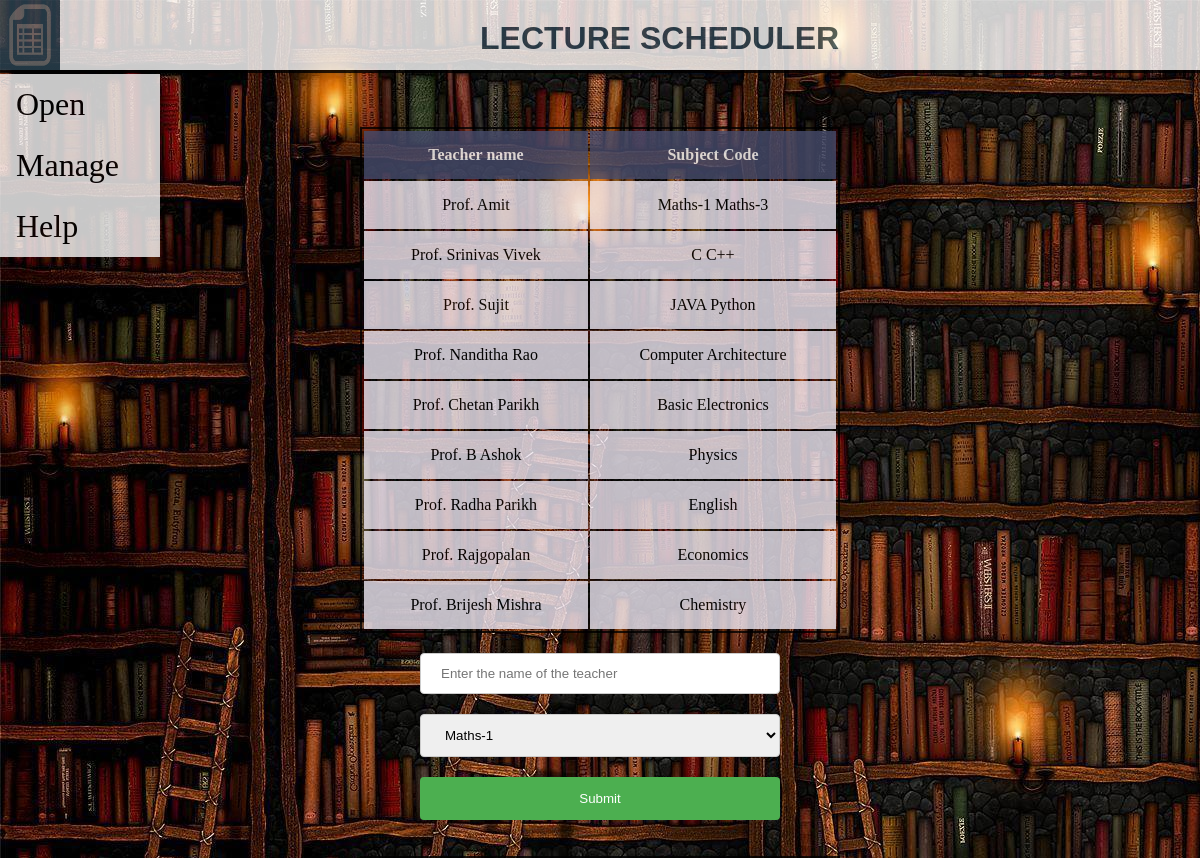
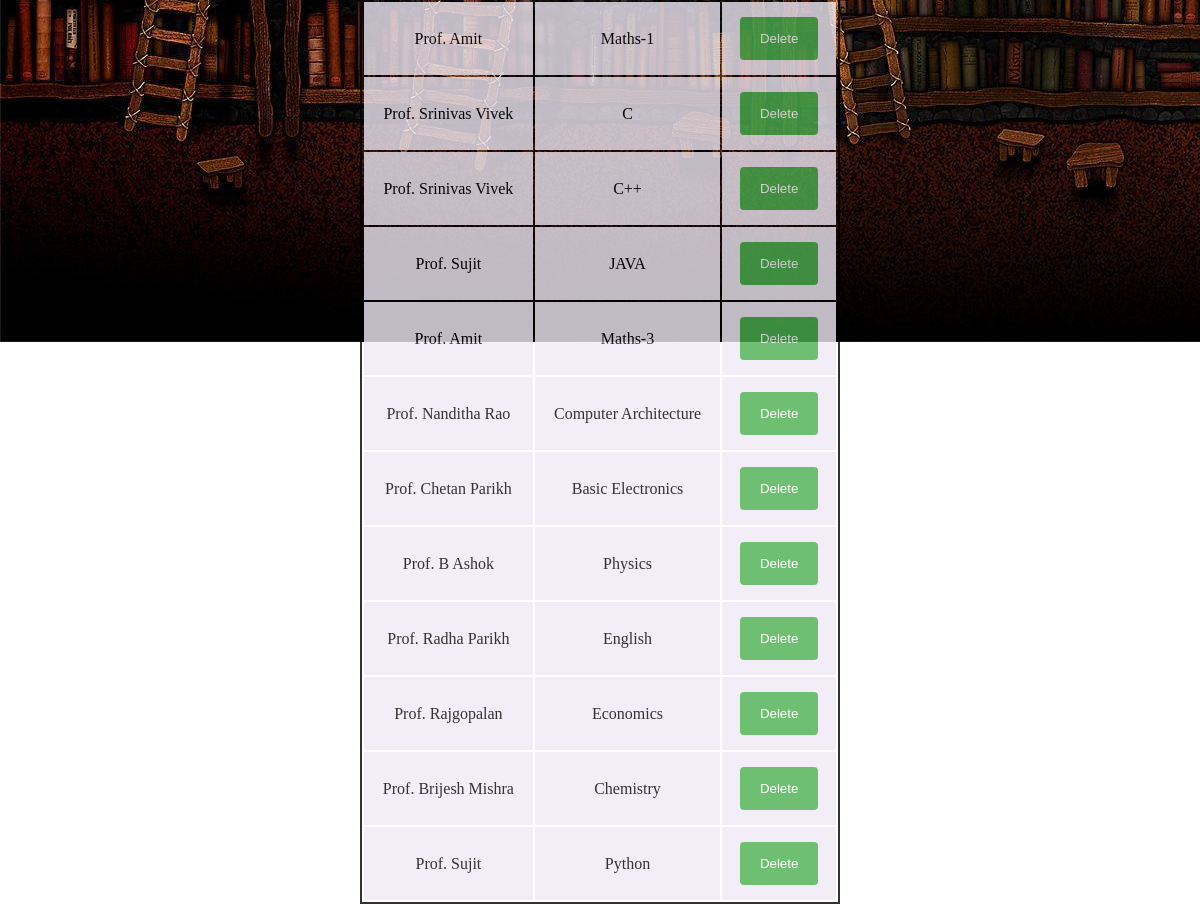
The page /teachers on the database its author committed (2 pictures, top to bottom).
### application.py (models this page shows)
class Teacher(db.Model):
	id = db.Column(db.Integer, primary_key=True)
	teacher_name = db.Column(db.String(30),nullable = False)
	subject_name = db.Column(db.String(30),nullable = False)

### application.py (the view)
@app.route("/teachers",methods=["GET","POST"])
def teachers():
	if request.method == "POST":
	    teacher_name = request.form.get("teacher_name")
	    subject_name = request.form.get("subject_code")
	    teacher = Teacher(teacher_name = teacher_name, subject_name = subject_name)
	    db.session.add(teacher)
	    db.session.commit()
	subject_names = Subject.query.all()
	teachers = Teacher.query.all()
	global teacher_names
	teacher_names = []
	for teacher in teachers:
		try:
			count = 0
			for i in teacher_names:
				if i[0]==teacher.teacher_name:
					i[1].append(teacher.subject_name)
					count = 1
					break
			if count == 0:
				teacher_names.append([teacher.teacher_name,[teacher.subject_name]])
		except:
				teacher_names.append([teacher.teacher_name,[teacher.subject_name]])
	return render_template("teachers.html", teacher_names=teacher_names,subject_names=subject_names, teachers= teachers)

### templates/teachers.html (shortened to what this page needs)
{% extends "main.html" %}
{% block content %}
<table>
    <tr>
    <th>Teacher name</th>
    <th>Subject Code</th>
    {% for i in teacher_names %}
    <tr>
    <td>{{i[0]}}</td><<td>{% for j in i[1] %} {{j}} {% endfor %}</td>
    </tr>
    {% endfor %}
</table>
<form action="{{url_for('teachers')}}" method="post">
    <input type="text" name="teacher_name" placeholder="Enter the name of the teacher">
    <br>
    <select name="subject_code" placeholder="Enter the name of the subject">
        {% for sub in subject_names %}
        <option value="{{sub.name}}">{{sub.name}}</option>
        {% endfor %}</select>
    <br>
    <button>Submit</button>
</form>
<table>
    {% for teacher in teachers %}
    <tr>
        <td>
            {{teacher.teacher_name}}
        </td>
        <td>
            {{teacher.subject_name}}
        <td>
            <form method="POST" action="./delete_teacher" style="display: inline">
              <input class="update" type="submit" value="Delete">
            </form>
        </td>
    </tr>
    {% endfor %}
</table>
{% endblock %}

### static/main.css (style rules this page uses)
* { margin: 0; padding: 0; }
body { background-image: url("../static/wall.jpg"); background-repeat: no-repeat; background-attachment: fixed; }

### templates/teachers.html (style rules this page uses)
table { border: 2px solid black; margin-top: 3%; margin-left: 30%; width:40%; opacity: 0.8; }
th, td { text-align: center; padding: 15px; }
td { background-color: #efe9f4; }
th { background-color: #484d6d; color: white; }
input[type=text], select { width: 30%; padding: 12px 20px; margin-left:35%; margin-top: 20px; border: 1px solid #ccc; border-radius: 4px; box-sizing: border-box; }
button { width: 30%; margin-left:35%; background-color: #4CAF50; color: white; margin-top: 20px; padding: 14px 20px; border: none; border-radius: 4px; cursor: pointer; }
table .update { background-color: #4CAF50; color: white; border: none; padding: 14px 20px; border-radius: 4px; cursor: pointer; }

### rows shown on the page
Teacher: teacher_name "Prof. Amit", subject_name "Maths-1"
Teacher: subject_name "Maths-3", teacher_name "Prof. Amit"
Teacher: teacher_name "Prof. Srinivas Vivek", 1 "C", subject_name "C"
Teacher: subject_name "C++", teacher_name "Prof. Srinivas Vivek"
Teacher: teacher_name "Prof. Sujit", subject_name "JAVA"
Teacher: subject_name "Python", teacher_name "Prof. Sujit"
Teacher: teacher_name "Prof. Nanditha Rao", subject_name "Computer Architecture"
Teacher: teacher_name "Prof. Chetan Parikh", subject_name "Basic Electronics"
Teacher: teacher_name "Prof. B Ashok", subject_name "Physics"
Teacher: teacher_name "Prof. Radha Parikh", subject_name "English"
Teacher: teacher_name "Prof. Rajgopalan", subject_name "Economics"
Teacher: teacher_name "Prof. Brijesh Mishra", subject_name "Chemistry"

### other values the page prints
form field subject_code "Maths-1"
